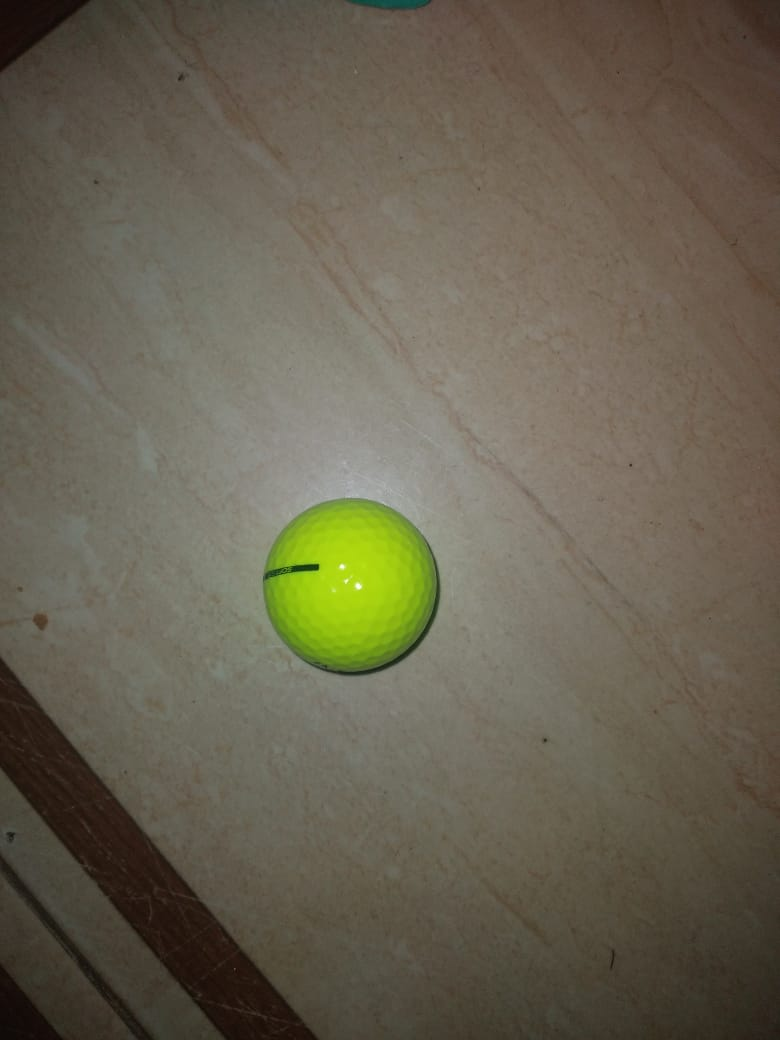
#> input picture py - Copie (2)/Ref_image.jpg, 780 x 1040 px, given in place of the camera
$ python HSV_Real_Time.py
#> lines starting #> are read from the running program, lines starting #| are printed output that depends on the picture; after the words box and inside, x2 and y2 are one past the last pixel; in counts of white or black regions, pixels touching at a corner belong together
import cv2
import numpy as np

# Valeurs HSV initiales (ex: vert-jaune)
hmin, smin, vmin = 25, 50, 50
hmax, smax, vmax = 45, 255, 255

# Options d'affichage
SHOW_MASK = True
SHOW_CONTOURS = True
SHOW_EXTRACTED_REGION = True
MIN_CONTOUR_AREA = 200

def setup_trackbars():
    cv2.namedWindow("Trackbars")
    cv2.createTrackbar("Hue Min", "Trackbars", hmin, 179, lambda x: None)
    cv2.createTrackbar("Hue Max", "Trackbars", hmax, 179, lambda x: None)
    cv2.createTrackbar("Sat Min", "Trackbars", smin, 255, lambda x: None)
    cv2.createTrackbar("Sat Max", "Trackbars", smax, 255, lambda x: None)
    cv2.createTrackbar("Val Min", "Trackbars", vmin, 255, lambda x: None)
    cv2.createTrackbar("Val Max", "Trackbars", vmax, 255, lambda x: None)

def get_trackbar_values():
    hmin = cv2.getTrackbarPos("Hue Min", "Trackbars")
    hmax = cv2.getTrackbarPos("Hue Max", "Trackbars")
    smin = cv2.getTrackbarPos("Sat Min", "Trackbars")
    smax = cv2.getTrackbarPos("Sat Max", "Trackbars")
    vmin = cv2.getTrackbarPos("Val Min", "Trackbars")
    vmax = cv2.getTrackbarPos("Val Max", "Trackbars")
    return hmin, smin, vmin, hmax, smax, vmax

def apply_hsv_threshold(img, hsv, mask):
    hmin, smin, vmin, hmax, smax, vmax = get_trackbar_values()
    lower = np.array([hmin, smin, vmin])
    upper = np.array([hmax, smax, vmax])
    mask[:] = cv2.inRange(hsv, lower, upper)
    return mask

def find_and_draw_contours(img, mask):
    contours, _ = cv2.findContours(mask, cv2.RETR_EXTERNAL, cv2.CHAIN_APPROX_SIMPLE)
    for contour in contours:
        if cv2.contourArea(contour) > MIN_CONTOUR_AREA:
            x, y, w, h = cv2.boundingRect(contour)
            cv2.rectangle(img, (x, y), (x + w, y + h), (0, 255, 0), 2)

def main():
    cap = cv2.VideoCapture(1)
    if not cap.isOpened():
        print("Erreur : Impossible d'ouvrir la caméra.")
        return

    ret, frame = cap.read()
#> frame is the input picture: shape (1040, 780, 3); mean B, G, R 80.3, 97.3, 103.6
    if not ret:
        print("Erreur : Impossible de lire une image.")
        return

    hsv = np.zeros_like(frame)
    mask = np.zeros((frame.shape[0], frame.shape[1]), dtype=np.uint8)

    setup_trackbars()

    while True:
        ret, frame = cap.read()
        if not ret:
            break

        hsv = cv2.cvtColor(frame, cv2.COLOR_BGR2HSV)
#> hsv: shape (1040, 780, 3); mean H, S, V 20.8, 61.9, 104.9
        mask = apply_hsv_threshold(frame, hsv, mask)
#> in apply_hsv_threshold, `mask[:] = cv2.inRange(hsv, lower, upper)`:
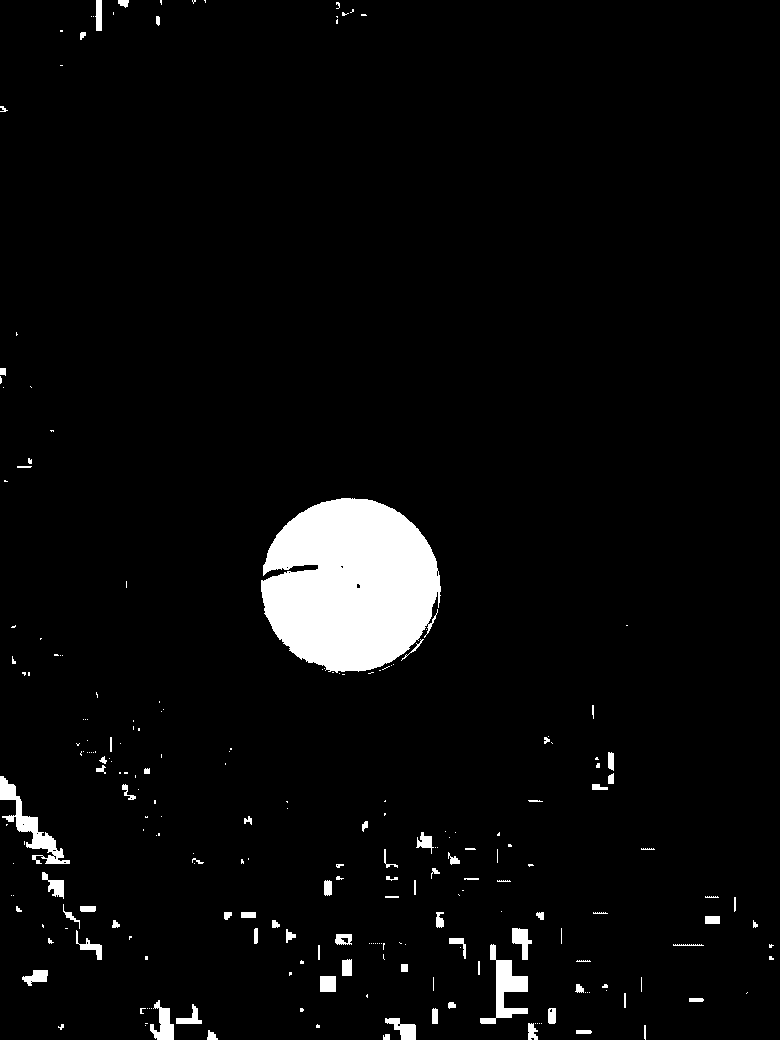
#> mask: shape (1040, 780); 4.2% white; 233 white regions (148 under 20 px)

        if SHOW_CONTOURS:
            find_and_draw_contours(frame, mask)
#> in find_and_draw_contours, `contours, _ = cv2.findContours(mask, cv2.RETR_EXTERNAL, cv2.CHAIN_APPR..`: contours = 233 contours, 178 with area under 20; largest, box (x1, y1, x2, y2) and area: (261, 498, 441, 673) 23622, (0, 776, 70, 864) 1258, (480, 944, 528, 1024) 1188, (150, 1000, 174, 1040) 452, (385, 1018, 416, 1040) 322
#> the loop in find_and_draw_contours, `for contour in contours:` made 233 passes
#> (contour, x, y, w, h) on pass 37: ([[320, 976], [320, 991], [335, 991], [335, 976]], 320, 976, 16, 16)
#> (x, y, w, h) on passes 14, 24, 39, 52, 70, 100: (385, 1018, 31, 22), (150, 1000, 24, 40), (22, 970, 26, 16), (480, 944, 48, 80), (512, 928, 20, 32), (42, 872, 22, 27)

        if SHOW_MASK:
            cv2.imshow("Masque HSV", mask)

        if SHOW_EXTRACTED_REGION:
            extracted = cv2.bitwise_and(frame, frame, mask=mask)
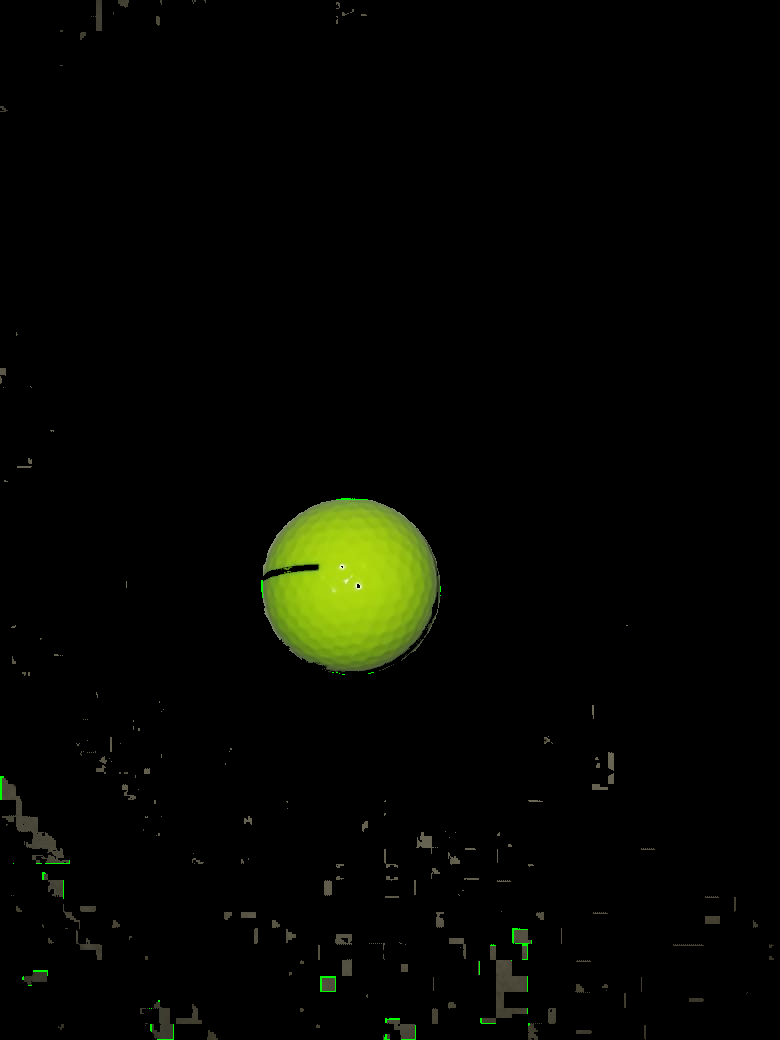
#> extracted: shape (1040, 780, 3); mean B, G, R 1.5, 6.3, 5
            cv2.imshow("Région extraite", extracted)

        cv2.imshow("Image originale", frame)

        hmin, smin, vmin, hmax, smax, vmax = get_trackbar_values()
#> hmin = 25; smin = 50; vmin = 50; hmax = 45; smax = 255; vmax = 255
        print(f"HSV Min: {hmin},{smin},{vmin} Max: {hmax},{smax},{vmax}")
#| HSV Min: 25,50,50 Max: 45,255,255

        if cv2.waitKey(30) == 27:  # ESC
#> (key Esc is pressed here)
            break

    cap.release()
    cv2.destroyAllWindows()

if __name__ == "__main__":
    main()
